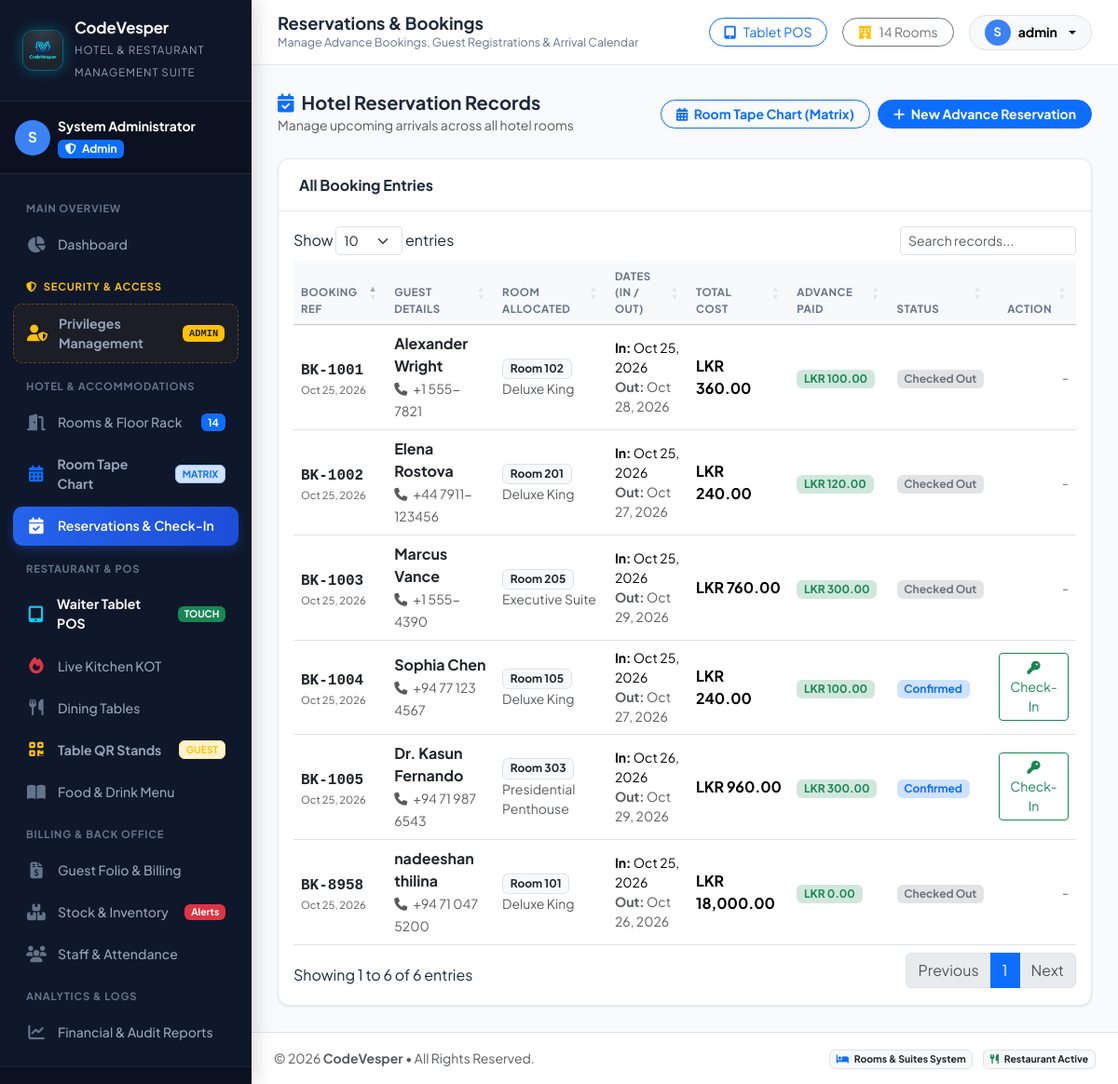
The page /bookings.php (signed in) on the database its author committed.
### tables this page shows
CREATE TABLE `reservations` (
  `id` int NOT NULL AUTO_INCREMENT,
  `booking_ref` varchar(20) NOT NULL,
  `guest_id` int NOT NULL,
  `room_id` int NOT NULL,
  `check_in_date` date NOT NULL,
  `check_out_date` date NOT NULL,
  `adults` int DEFAULT '2',
  `children` int DEFAULT '0',
  `total_room_cost` decimal(10,2) NOT NULL,
  `advance_deposit` decimal(10,2) DEFAULT '0.00',
  `status` enum('confirmed','checked_in','checked_out','cancelled') DEFAULT 'confirmed',
  `created_by` int DEFAULT NULL,
  `created_at` timestamp NOT NULL DEFAULT CURRENT_TIMESTAMP,
  PRIMARY KEY (`id`)  ,
  UNIQUE KEY `booking_ref` (`booking_ref`),
  KEY `guest_id` (`guest_id`),
  KEY `room_id` (`room_id`),
  KEY `created_by` (`created_by`),
  CONSTRAINT `reservations_ibfk_1` FOREIGN KEY (`guest_id`) REFERENCES `guests` (`id`),
  CONSTRAINT `reservations_ibfk_2` FOREIGN KEY (`room_id`) REFERENCES `rooms` (`id`),
  CONSTRAINT `reservations_ibfk_3` FOREIGN KEY (`created_by`) REFERENCES `users` (`id`)
);

CREATE TABLE `guests` (
  `id` int NOT NULL AUTO_INCREMENT,
  `full_name` varchar(100) NOT NULL,
  `phone` varchar(20) NOT NULL,
  `email` varchar(100) DEFAULT NULL,
  `id_type` enum('Passport','National ID','Driving License','Other') DEFAULT 'National ID',
  `id_number` varchar(50) NOT NULL,
  `address` text DEFAULT NULL,
  `nationality` varchar(50) DEFAULT 'Domestic',
  `special_requests` text DEFAULT NULL,
  `created_at` timestamp NOT NULL DEFAULT CURRENT_TIMESTAMP,
  PRIMARY KEY (`id`)  
);

CREATE TABLE `rooms` (
  `id` int NOT NULL AUTO_INCREMENT,
  `room_number` varchar(10) NOT NULL,
  `room_type_id` int NOT NULL,
  `floor` int NOT NULL,
  `status` enum('vacant','reserved','occupied','dirty','maintenance') DEFAULT 'vacant',
  `daily_rate` decimal(10,2) NOT NULL,
  `notes` varchar(255) DEFAULT NULL,
  PRIMARY KEY (`id`)  ,
  UNIQUE KEY `room_number` (`room_number`),
  KEY `room_type_id` (`room_type_id`),
  CONSTRAINT `rooms_ibfk_1` FOREIGN KEY (`room_type_id`) REFERENCES `room_types` (`id`)
);

CREATE TABLE `room_types` (
  `id` int NOT NULL AUTO_INCREMENT,
  `name` varchar(50) NOT NULL,
  `code` varchar(10) NOT NULL,
  `base_price` decimal(10,2) NOT NULL,
  `capacity` int DEFAULT '2',
  `amenities` text DEFAULT NULL,
  `description` text DEFAULT NULL,
  PRIMARY KEY (`id`)  ,
  UNIQUE KEY `code` (`code`)
);

### bookings.php (the view, shortened to what this page needs)
<?php
require_once __DIR__ . '/includes/header.php';
$db = getDbConnection();
$reservations = $db->query("
    SELECT res.*, r.room_number, rt.name as type_name, g.full_name as guest_name, g.phone as guest_phone, u.username as staff_user
    FROM reservations res
    JOIN rooms r ON res.room_id = r.id
    JOIN room_types rt ON r.room_type_id = rt.id
    JOIN guests g ON res.guest_id = g.id
    LEFT JOIN users u ON res.created_by = u.id
    ORDER BY res.id DESC
")->fetchAll();
?>
<div class="d-flex justify-content-between align-items-center mb-4 flex-wrap gap-2">
    <div>
        <h5 class="fw-bold mb-0"><i class="fa-solid fa-calendar-check text-primary me-2"></i>Hotel Reservation Records</h5>
        <span class="text-muted small">Manage upcoming arrivals across all hotel rooms</span>
    </div>
    <div class="d-flex align-items-center gap-2">
        <a href="timeline.php" class="btn btn-outline-primary btn-sm px-3 rounded-pill fw-bold">
            <i class="fa-solid fa-calendar-days me-1"></i> Room Tape Chart (Matrix)
        </a>
        <button class="btn btn-primary btn-sm px-3 rounded-pill fw-bold" data-bs-toggle="modal" data-bs-target="#newBookingModal">
            <i class="fa-solid fa-plus me-1"></i> New Advance Reservation
        </button>
    </div>
</div>
<div class="card-custom">
    <div class="card-header-clean">
        <h5 class="fw-bold mb-0">All Booking Entries</h5>
    </div>
    <div class="p-3">
        <div class="table-responsive">
            <table class="table table-hover align-middle mb-0 datatable-init">
                <thead class="table-light small text-uppercase text-muted">
                    <tr>
                        <th>Booking Ref</th>
                        <th>Guest Details</th>
                        <th>Room Allocated</th>
                        <th>Dates (In / Out)</th>
                        <th>Total Cost</th>
                        <th>Advance Paid</th>
                        <th>Status</th>
                        <th class="text-end">Action</th>
                    </tr>
                </thead>
                <tbody>
                    <?php foreach ($reservations as $res):
                        $badge = 'warning';
                        if ($res['status'] === 'checked_in') $badge = 'danger';
                        elseif ($res['status'] === 'checked_out') $badge = 'secondary';
                        elseif ($res['status'] === 'confirmed') $badge = 'primary';
                    ?>
                    <tr>
                        <td>
                            <span class="fw-bold text-dark font-monospace"><?= htmlspecialchars($res['booking_ref']) ?></span>
                            <div class="text-muted" style="font-size: 0.7rem;"><?= formatDate($res['created_at']) ?></div>
                        </td>
                        <td>
                            <div class="fw-bold text-dark"><?= htmlspecialchars($res['guest_name']) ?></div>
                            <small class="text-muted"><i class="fa-solid fa-phone me-1"></i> <?= htmlspecialchars(formatPhoneNumber($res['guest_phone'])) ?></small>
                        </td>
                        <td>
                            <span class="badge bg-light text-dark border fw-bold"><?= htmlspecialchars($res['room_number']) ?></span>
                            <div class="text-muted small"><?= htmlspecialchars($res['type_name']) ?></div>
                        </td>
                        <td>
                            <div class="small"><strong>In:</strong> <?= formatDate($res['check_in_date']) ?></div>
                            <div class="small text-muted"><strong>Out:</strong> <?= formatDate($res['check_out_date']) ?></div>
                        </td>
                        <td class="fw-bold"><?= formatMoney($res['total_room_cost']) ?></td>
                        <td>
                            <span class="badge bg-success-subtle text-success"><?= formatMoney($res['advance_deposit']) ?></span>
                        </td>
                        <td>
                            <span class="badge bg-<?= $badge ?>-subtle text-<?= $badge ?> text-capitalize"><?= str_replace('_', ' ', $res['status']) ?></span>
                        </td>
                        <td class="text-end">
                            <?php if ($res['status'] === 'confirmed'): ?>
                                <a href="rooms.php" class="btn btn-sm btn-outline-success py-1 px-2" title="Check-In Guest">
                                    <i class="fa-solid fa-key"></i> Check-In
                                </a>
                            <?php elseif ($res['status'] === 'checked_in'): ?>
                                <a href="billing.php?room_id=<?= $res['room_id'] ?>" class="btn btn-sm btn-outline-primary py-1 px-2" title="View Folio">
                                    <i class="fa-solid fa-receipt"></i> Folio
                                </a>
                            <?php else: ?>
                                <span class="text-muted small">-</span>
                            <?php endif; ?>
                        </td>
                    </tr>
                    <?php endforeach; ?>
                </tbody>
            </table>
        </div>
    </div>
</div>
<?php require_once __DIR__ . '/includes/footer.php'; ?>

### assets/css/style.css (style rules this page uses)
:root { --primary: #1e3a8a; --primary-light: #3b82f6; --primary-dark: #0f172a; --gold: #d97706; --gold-light: #f59e0b; --gold-subtle: #fef3c7; --sidebar-bg: #0f172a; --sidebar-hover: #1e293b; --sidebar-active: #2563eb; --body-bg: #f8fafc; --card-bg: #ffffff; --text-main: #1e293b; --text-muted: #64748b; --border-color: #e2e8f0; --sidebar-width: 270px; --topbar-height: 70px; --radius-sm: 8px; --radius-md: 12px; --radius-lg: 18px; --shadow-sm: 0 1px 3px rgba(0,0,0,0.06), 0 1px 2px rgba(0,0,0,0.04); --shadow-md: 0 4px 12px -2px rgba(0,0,0,0.08), 0 2px 6px -1px rgba(0,0,0,0.04); --shadow-lg: 0 12px 24px -4px rgba(0,0,0,0.12), 0 4px 10px -2px rgba(0,0,0,0.05); }
* { box-sizing: border-box; }
body { font-family: 'Plus Jakarta Sans', sans-serif; background-color: var(--body-bg); color: var(--text-main); overflow-x: hidden; margin: 0; padding: 0; }
.card-custom { background: #fff; border: 1px solid var(--border-color); border-radius: var(--radius-md); box-shadow: var(--shadow-sm); transition: transform 0.2s ease, box-shadow 0.2s ease; }
.card-header-clean { padding: 18px 22px; background: transparent; border-bottom: 1px solid var(--border-color); display: flex; align-items: center; justify-content: space-between; }
.card-header-clean h5 { margin: 0; font-size: 1rem; font-weight: 700; }
.table thead th { font-size: 0.72rem; font-weight: 700; text-transform: uppercase; letter-spacing: 0.5px; color: #64748b; }

### assets/css/pos.css (style rules this page uses)
html, body { overflow-x: hidden !important; max-width: 100vw !important; }

### rows shown on the page
reservations: booking_ref "BK-8958", created_at "Oct 25, 2026", guest.full_name "nadeeshan thilina", guest.phone "+94 71 047 5200", room.room_number "Room 101", room_types.name "Deluxe King", check_in_date "Oct 25, 2026", check_out_date "Oct 26, 2026", total_room_cost "LKR 18,000.00", advance_deposit "LKR 0.00", status "Checked Out"
reservations: booking_ref "BK-1005", created_at "Oct 25, 2026", guest.full_name "Dr. Kasun Fernando", guest.phone "+94 71 987 6543", room.room_number "Room 303", room_types.name "Presidential Penthouse", check_in_date "Oct 26, 2026", check_out_date "Oct 29, 2026", total_room_cost "LKR 960.00", advance_deposit "LKR 300.00", status "Confirmed", shows "Check-In"
reservations: booking_ref "BK-1004", created_at "Oct 25, 2026", guest.full_name "Sophia Chen", guest.phone "+94 77 123 4567", room.room_number "Room 105", room_types.name "Deluxe King", check_in_date "Oct 25, 2026", check_out_date "Oct 27, 2026", total_room_cost "LKR 240.00", advance_deposit "LKR 100.00", status "Confirmed", shows "Check-In"
reservations: booking_ref "BK-1003", created_at "Oct 25, 2026", guest.full_name "Marcus Vance", guest.phone "+1 555-4390", room.room_number "Room 205", room_types.name "Executive Suite", check_in_date "Oct 25, 2026", check_out_date "Oct 29, 2026", total_room_cost "LKR 760.00", advance_deposit "LKR 300.00", status "Checked Out"
reservations: booking_ref "BK-1002", created_at "Oct 25, 2026", guest.full_name "Elena Rostova", guest.phone "+44 7911-123456", room.room_number "Room 201", room_types.name "Deluxe King", check_in_date "Oct 25, 2026", check_out_date "Oct 27, 2026", total_room_cost "LKR 240.00", advance_deposit "LKR 120.00", status "Checked Out"
reservations: booking_ref "BK-1001", created_at "Oct 25, 2026", guest.full_name "Alexander Wright", guest.phone "+1 555-7821", room.room_number "Room 102", room_types.name "Deluxe King", check_in_date "Oct 25, 2026", check_out_date "Oct 28, 2026", total_room_cost "LKR 360.00", advance_deposit "LKR 100.00", status "Checked Out"

### other values the page prints
APP_NAME "CodeVesper"
APP_TAGLINE "HOTEL & RESTAURANT MANAGEMENT SUITE"
substr($user['full_name'] ?? 'U', 0, 1) "S"
$user['full_name'] "System Administrator"
$dynamicRoomCount "14"
$pageTitle "Reservations & Bookings"
$pageSubtitle "Manage Advance Bookings, Guest Registrations & Arrival Calendar"
$totalHeaderRooms "14"
substr($currentUser['full_name'], 0, 1) "S"
$currentUser['username'] "admin"
